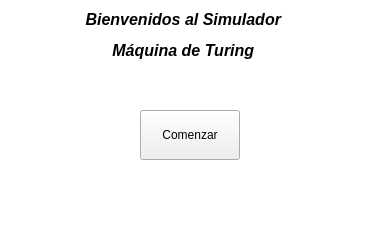
<?xml version="1.0" encoding="UTF-8"?>
<ui version="4.0">
 <class>MainWindow</class>
 <widget class="QMainWindow" name="MainWindow">
  <property name="geometry">
   <rect>
    <x>0</x>
    <y>0</y>
    <width>380</width>
    <height>236</height>
   </rect>
  </property>
  <property name="windowTitle">
   <string>Máquina de Turing</string>
  </property>
  <property name="windowIcon">
   <iconset resource="imagenes.qrc">
    <normaloff>:/img/icono.jpg</normaloff>:/img/icono.jpg</iconset>
  </property>
  <widget class="QWidget" name="centralWidget">
   <widget class="QLabel" name="bienvenidos">
    <property name="geometry">
     <rect>
      <x>20</x>
      <y>0</y>
      <width>331</width>
      <height>71</height>
     </rect>
    </property>
    <property name="text">
     <string>&lt;html&gt;&lt;head/&gt;&lt;body&gt;&lt;p align=&quot;center&quot;&gt;&lt;span style=&quot; font-size:12pt; font-weight:600; font-style:italic;&quot;&gt;Bienvenidos al Simulador &lt;/span&gt;&lt;/p&gt;&lt;p align=&quot;center&quot;&gt;&lt;span style=&quot; font-size:12pt; font-weight:600; font-style:italic;&quot;&gt;Máquina de Turing &lt;/span&gt;&lt;/p&gt;&lt;/body&gt;&lt;/html&gt;</string>
    </property>
    <property name="alignment">
     <set>Qt::AlignCenter</set>
    </property>
    <property name="wordWrap">
     <bool>false</bool>
    </property>
   </widget>
   <widget class="QPushButton" name="pushButton_Comenzar">
    <property name="geometry">
     <rect>
      <x>140</x>
      <y>110</y>
      <width>100</width>
      <height>50</height>
     </rect>
    </property>
    <property name="layoutDirection">
     <enum>Qt::LeftToRight</enum>
    </property>
    <property name="text">
     <string>Comenzar</string>
    </property>
    <property name="iconSize">
     <size>
      <width>32</width>
      <height>32</height>
     </size>
    </property>
    <property name="autoRepeatDelay">
     <number>300</number>
    </property>
   </widget>
   <widget class="QLabel" name="label">
    <property name="geometry">
     <rect>
      <x>0</x>
      <y>30</y>
      <width>381</width>
      <height>191</height>
     </rect>
    </property>
    <property name="text">
     <string/>
    </property>
    <property name="pixmap">
     <pixmap resource="imagenes.qrc">:/img/fondo.jpg</pixmap>
    </property>
    <property name="scaledContents">
     <bool>true</bool>
    </property>
   </widget>
   <widget class="QLabel" name="label_2">
    <property name="geometry">
     <rect>
      <x>0</x>
      <y>-10</y>
      <width>451</width>
      <height>291</height>
     </rect>
    </property>
    <property name="styleSheet">
     <string notr="true">background-color: rgb(255, 255, 255);</string>
    </property>
    <property name="text">
     <string/>
    </property>
   </widget>
   <zorder>label_2</zorder>
   <zorder>label</zorder>
   <zorder>pushButton_Comenzar</zorder>
   <zorder>bienvenidos</zorder>
  </widget>
  <widget class="QMenuBar" name="menuBar">
   <property name="geometry">
    <rect>
     <x>0</x>
     <y>0</y>
     <width>380</width>
     <height>21</height>
    </rect>
   </property>
  </widget>
 </widget>
 <layoutdefault spacing="6" margin="11"/>
 <resources>
  <include location="imagenes.qrc"/>
 </resources>
 <connections>
  <connection>
   <sender>pushButton_Comenzar</sender>
   <signal>clicked()</signal>
   <receiver>MainWindow</receiver>
   <slot>close()</slot>
   <hints>
    <hint type="sourcelabel">
     <x>171</x>
     <y>145</y>
    </hint>
    <hint type="destinationlabel">
     <x>224</x>
     <y>167</y>
    </hint>
   </hints>
  </connection>
 </connections>
</ui>
